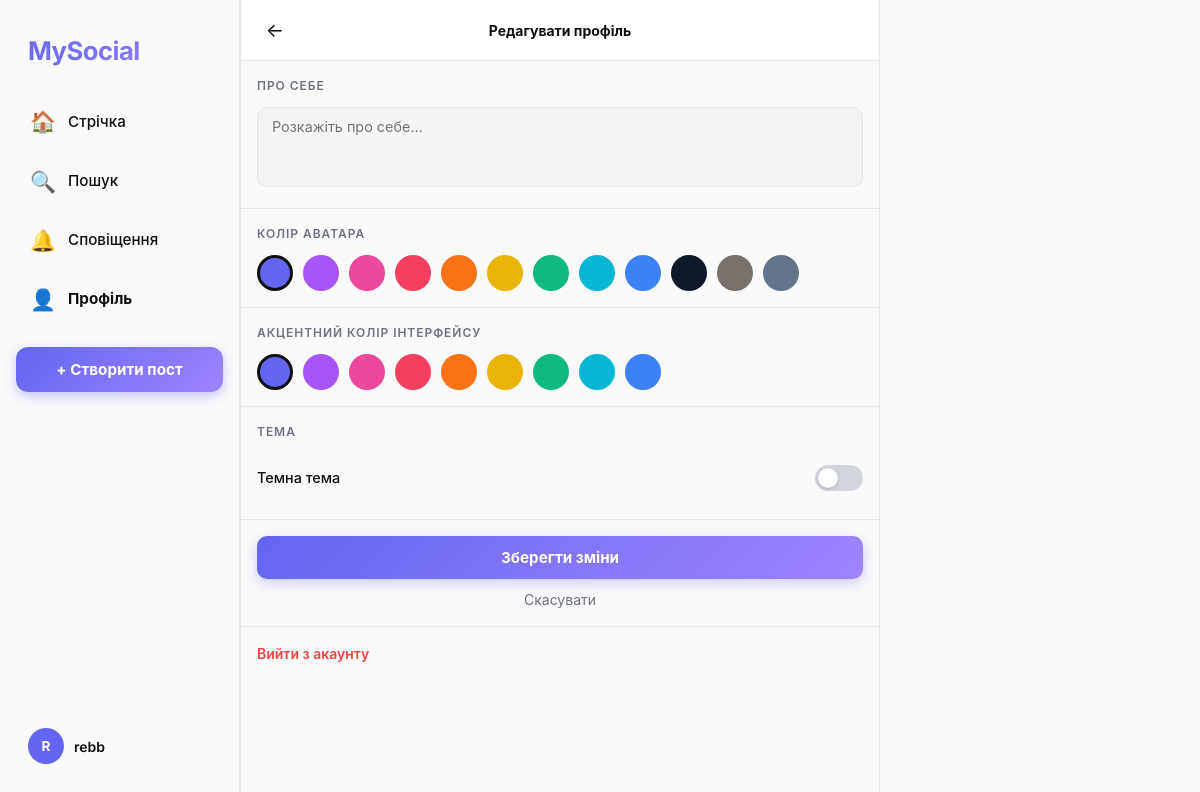
The page /profile/rebb/edit (signed in) on the database its author committed.
### tables this page shows
CREATE TABLE users (
                id INTEGER PRIMARY KEY AUTOINCREMENT,
                username TEXT UNIQUE NOT NULL,
                password_hash TEXT NOT NULL,
                bio TEXT DEFAULT '',
                avatar_color TEXT DEFAULT '#6366f1',
                accent_color TEXT DEFAULT '#6366f1',
                theme TEXT DEFAULT 'light',
                created_at TIMESTAMP DEFAULT CURRENT_TIMESTAMP
            );

### routes/profile.py (the view, shortened to what this page needs)
@profile_bp.route('/profile/<username>/edit', methods=['GET', 'POST'])
@login_required
def edit_profile(username):
    if session['username'] != username:
        return redirect(url_for('profile.profile', username=username))
    db = get_db()
    user = db.execute('SELECT * FROM users WHERE username=?', (username,)).fetchone()
    return render_template('edit_profile.html', user=user)

### database.py (called while the page is built)
def get_db():
    db = getattr(g, '_database', None)
    if db is None:
        db = g._database = sqlite3.connect(DATABASE)
        db.row_factory = sqlite3.Row
        db.execute("PRAGMA foreign_keys = ON")
    return db

def close_connection(exception):
    db = getattr(g, '_database', None)
    if db is not None:
        db.close()

### routes/profile.py (called while the page is built)
def login_required(f):
    from functools import wraps
    @wraps(f)
    def decorated(*args, **kwargs):
        if 'user_id' not in session:
            return redirect(url_for('auth.login'))
        return f(*args, **kwargs)
    return decorated

### templates/edit_profile.html (shortened to what this page needs)
{% extends 'base.html' %}
{% block body %}
<div class="app-container">
  <aside class="sidebar-left">
    <div class="sidebar-logo">MySocial</div>
    <a href="/" class="nav-item"><span class="nav-icon">🏠</span> Стрічка</a>
    <a href="/search" class="nav-item"><span class="nav-icon">🔍</span> Пошук</a>
    <a href="/notifications" class="nav-item"><span class="nav-icon">🔔</span> Сповіщення</a>
    <a href="/profile/{{ session.username }}" class="nav-item active"><span class="nav-icon">👤</span> Профіль</a>
    <button class="sidebar-post-btn" onclick="openModal('modal-post')">+ Створити пост</button>
    <a href="/profile/{{ session.username }}" class="sidebar-user">
      <div class="avatar avatar-sm" style="background:{{ session.get('accent','#6366f1') }}">{{ session.username[0].upper() }}</div>
      <div class="sidebar-user-info"><div class="sidebar-username">{{ session.username }}</div></div>
    </a>
  </aside>
  <main class="main-feed">
    <div class="top-bar">
      <a href="/profile/{{ user.username }}" class="icon-btn">←</a>
      <div style="font-weight:700;">Редагувати профіль</div>
    </div>
    <form action="/profile/{{ user.username }}/edit" method="POST">
      <div class="settings-section">
        <div class="settings-label">Про себе</div>
        <textarea class="textarea-input" name="bio" placeholder="Розкажіть про себе..." maxlength="200">{{ user.bio or '' }}</textarea>
      </div>
      <div class="settings-section">
        <div class="settings-label">Колір аватара</div>
        <div class="color-grid">
          {% set avatar_colors = ['#6366f1','#a855f7','#ec4899','#f43f5e','#f97316','#eab308','#10b981','#06b6d4','#3b82f6','#0f172a','#78716c','#64748b'] %}
          {% for color in avatar_colors %}
            <div class="color-swatch {% if user.avatar_color == color %}selected{% endif %}"
                 style="background:{{ color }}"
                 data-color="{{ color }}"
                 data-target="avatar_color"
                 onclick="this.closest('.color-grid').querySelectorAll('.color-swatch').forEach(s=>s.classList.remove('selected'));this.classList.add('selected');document.querySelector('[name=avatar_color]').value='{{ color }}'">
            </div>
          {% endfor %}
        </div>
      </div>
      <div class="settings-section">
        <div class="settings-label">Акцентний колір інтерфейсу</div>
        <div class="color-grid" id="accent-grid">
          {% set accent_colors = [
            ('#6366f1','Індиго'), ('#a855f7','Фіолет'), ('#ec4899','Рожевий'),
            ('#f43f5e','Червоний'), ('#f97316','Помаранч'), ('#eab308','Жовтий'),
            ('#10b981','Зелений'), ('#06b6d4','Блакитний'), ('#3b82f6','Синій')
          ] %}
          {% for color, label in accent_colors %}
            <div class="color-swatch {% if user.accent_color == color %}selected{% endif %}"
                 style="background:{{ color }}"
                 data-color="{{ color }}"
                 data-target="accent_color"
                 data-type="accent"
                 title="{{ label }}"
                 onclick="document.getElementById('accent-grid').querySelectorAll('.color-swatch').forEach(s=>s.classList.remove('selected'));this.classList.add('selected');document.querySelector('[name=accent_color]').value='{{ color }}';setAccentColor('{{ color }}')">
            </div>
          {% endfor %}
        </div>
      </div>
      <div class="settings-section">
        <div class="settings-label">Тема</div>
        <div class="theme-toggle-row">
          <div class="theme-label">Темна тема</div>
          <button type="button" class="toggle-switch {% if user.theme == 'dark' %}on{% endif %}"
                  id="theme-toggle"
                  onclick="const next=toggleTheme();document.querySelector('[name=theme]').value=next;"></button>
        </div>
      </div>
      <div class="settings-section">
        <button type="submit" style="
          width:100%; padding:12px;
          background:var(--accent-grad); border:none; border-radius:10px;
          color:white; font-weight:700; font-size:0.95rem; cursor:pointer;
          box-shadow:0 4px 12px rgba(99,102,241,0.3);
        ">Зберегти зміни</button>
        <a href="/profile/{{ user.username }}" style="
          display:block; text-align:center; margin-top:10px;
          color:var(--text-2); font-size:0.875rem;">Скасувати</a>
      </div>
      <div class="settings-section" style="border:none;">
        <a href="/logout" style="color:#ef4444;font-size:0.875rem;font-weight:600;">Вийти з акаунту</a>
      </div>
    </form>
  </main>
  <aside class="sidebar-right"></aside>
</div>
{% endblock %}

### rows shown on the page
users: username "rebb", avatar_color "#6366f1" (drawn), accent_color "#6366f1" (drawn)

### other values the page prints
{{ session.username[0].upper() }} "R"
